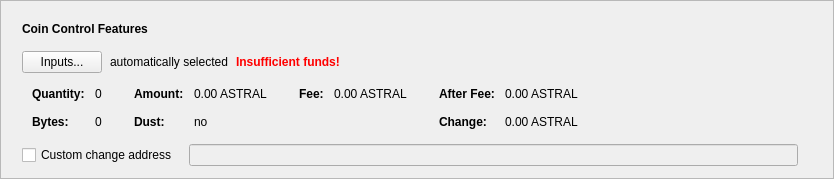
    <widget class="QFrame" name="frameCoinControl">
     <property name="frameShape">
      <enum>QFrame::StyledPanel</enum>
     </property>
     <property name="frameShadow">
      <enum>QFrame::Raised</enum>
     </property>
     <layout class="QVBoxLayout" name="verticalLayout_4">
      <item>
       <layout class="QVBoxLayout" name="verticalLayoutCoinControl" stretch="0,0,0,0,0">
        <property name="spacing">
         <number>0</number>
        </property>
        <property name="sizeConstraint">
         <enum>QLayout::SetDefaultConstraint</enum>
        </property>
        <property name="leftMargin">
         <number>10</number>
        </property>
        <property name="topMargin">
         <number>10</number>
        </property>
        <item>
         <layout class="QHBoxLayout" name="horizontalLayoutCoinControl1">
          <property name="bottomMargin">
           <number>15</number>
          </property>
          <item>
           <widget class="QLabel" name="labelCoinControlFeatures">
            <property name="sizePolicy">
             <sizepolicy hsizetype="Preferred" vsizetype="Maximum">
              <horstretch>0</horstretch>
              <verstretch>0</verstretch>
             </sizepolicy>
            </property>
            <property name="font">
             <font>
              <weight>75</weight>
              <bold>true</bold>
             </font>
            </property>
            <property name="styleSheet">
             <string notr="true">font-weight:bold;</string>
            </property>
            <property name="text">
             <string>Coin Control Features</string>
            </property>
           </widget>
          </item>
         </layout>
        </item>
        <item>
         <layout class="QHBoxLayout" name="horizontalLayoutCoinControl2" stretch="0,0,0,0">
          <property name="spacing">
           <number>8</number>
          </property>
          <property name="bottomMargin">
           <number>10</number>
          </property>
          <item>
           <widget class="QPushButton" name="pushButtonCoinControl">
            <property name="styleSheet">
             <string notr="true"/>
            </property>
            <property name="text">
             <string>Inputs...</string>
            </property>
            <property name="autoDefault">
             <bool>false</bool>
            </property>
           </widget>
          </item>
          <item>
           <widget class="QLabel" name="labelCoinControlAutomaticallySelected">
            <property name="text">
             <string>automatically selected</string>
            </property>
            <property name="margin">
             <number>5</number>
            </property>
           </widget>
          </item>
          <item>
           <widget class="QLabel" name="labelCoinControlInsuffFunds">
            <property name="font">
             <font>
              <weight>75</weight>
              <bold>true</bold>
             </font>
            </property>
            <property name="styleSheet">
             <string notr="true">color:red;font-weight:bold;</string>
            </property>
            <property name="text">
             <string>Insufficient funds!</string>
            </property>
            <property name="margin">
             <number>5</number>
            </property>
           </widget>
          </item>
          <item>
           <spacer name="horizontalSpacerCoinControl">
            <property name="orientation">
             <enum>Qt::Horizontal</enum>
            </property>
            <property name="sizeHint" stdset="0">
             <size>
              <width>40</width>
              <height>1</height>
             </size>
            </property>
           </spacer>
          </item>
         </layout>
        </item>
        <item>
         <widget class="QWidget" name="widgetCoinControl" native="true">
          <property name="sizePolicy">
           <sizepolicy hsizetype="Preferred" vsizetype="Preferred">
            <horstretch>0</horstretch>
            <verstretch>0</verstretch>
           </sizepolicy>
          </property>
          <property name="minimumSize">
           <size>
            <width>0</width>
            <height>0</height>
           </size>
          </property>
          <property name="styleSheet">
           <string notr="true"/>
          </property>
          <layout class="QHBoxLayout" name="horizontalLayoutCoinControl5">
           <property name="leftMargin">
            <number>0</number>
           </property>
           <property name="topMargin">
            <number>0</number>
           </property>
           <property name="rightMargin">
            <number>0</number>
           </property>
           <property name="bottomMargin">
            <number>0</number>
           </property>
           <item>
            <layout class="QHBoxLayout" name="horizontalLayoutCoinControl3" stretch="0,0,0,1">
             <property name="spacing">
              <number>20</number>
             </property>
             <property name="topMargin">
              <number>0</number>
             </property>
             <property name="bottomMargin">
              <number>10</number>
             </property>
             <item>
              <layout class="QFormLayout" name="formLayoutCoinControl1">
               <property name="horizontalSpacing">
                <number>10</number>
               </property>
               <property name="verticalSpacing">
                <number>14</number>
               </property>
               <property name="leftMargin">
                <number>10</number>
               </property>
               <property name="topMargin">
                <number>4</number>
               </property>
               <property name="rightMargin">
                <number>6</number>
               </property>
               <item row="0" column="0">
                <widget class="QLabel" name="labelCoinControlQuantityText">
                 <property name="font">
                  <font>
                   <weight>75</weight>
                   <bold>true</bold>
                  </font>
                 </property>
                 <property name="text">
                  <string>Quantity:</string>
                 </property>
                 <property name="margin">
                  <number>0</number>
                 </property>
                </widget>
               </item>
               <item row="0" column="1">
                <widget class="QLabel" name="labelCoinControlQuantity">
                 <property name="cursor">
                  <cursorShape>IBeamCursor</cursorShape>
                 </property>
                 <property name="contextMenuPolicy">
                  <enum>Qt::ActionsContextMenu</enum>
                 </property>
                 <property name="text">
                  <string notr="true">0</string>
                 </property>
                 <property name="margin">
                  <number>0</number>
                 </property>
                 <property name="textInteractionFlags">
                  <set>Qt::LinksAccessibleByMouse|Qt::TextSelectableByKeyboard|Qt::TextSelectableByMouse</set>
                 </property>
                </widget>
               </item>
               <item row="1" column="0">
                <widget class="QLabel" name="labelCoinControlBytesText">
                 <property name="font">
                  <font>
                   <weight>75</weight>
                   <bold>true</bold>
                  </font>
                 </property>
                 <property name="text">
                  <string>Bytes:</string>
                 </property>
                </widget>
               </item>
               <item row="1" column="1">
                <widget class="QLabel" name="labelCoinControlBytes">
                 <property name="cursor">
                  <cursorShape>IBeamCursor</cursorShape>
                 </property>
                 <property name="contextMenuPolicy">
                  <enum>Qt::ActionsContextMenu</enum>
                 </property>
                 <property name="text">
                  <string notr="true">0</string>
                 </property>
                 <property name="textInteractionFlags">
                  <set>Qt::LinksAccessibleByMouse|Qt::TextSelectableByKeyboard|Qt::TextSelectableByMouse</set>
                 </property>
                </widget>
               </item>
              </layout>
             </item>
             <item>
              <layout class="QFormLayout" name="formLayoutCoinControl2">
               <property name="horizontalSpacing">
                <number>10</number>
               </property>
               <property name="verticalSpacing">
                <number>14</number>
               </property>
               <property name="leftMargin">
                <number>6</number>
               </property>
               <property name="topMargin">
                <number>4</number>
               </property>
               <property name="rightMargin">
                <number>6</number>
               </property>
               <item row="0" column="0">
                <widget class="QLabel" name="labelCoinControlAmountText">
                 <property name="font">
                  <font>
                   <weight>75</weight>
                   <bold>true</bold>
                  </font>
                 </property>
                 <property name="text">
                  <string>Amount:</string>
                 </property>
                 <property name="margin">
                  <number>0</number>
                 </property>
                </widget>
               </item>
               <item row="0" column="1">
                <widget class="QLabel" name="labelCoinControlAmount">
                 <property name="cursor">
                  <cursorShape>IBeamCursor</cursorShape>
                 </property>
                 <property name="contextMenuPolicy">
                  <enum>Qt::ActionsContextMenu</enum>
                 </property>
                 <property name="text">
                  <string notr="true">0.00 ASTRAL</string>
                 </property>
                 <property name="textInteractionFlags">
                  <set>Qt::LinksAccessibleByMouse|Qt::TextSelectableByKeyboard|Qt::TextSelectableByMouse</set>
                 </property>
                </widget>
               </item>
               <item row="1" column="0">
                <widget class="QLabel" name="labelCoinControlLowOutputText">
                 <property name="font">
                  <font>
                   <weight>75</weight>
                   <bold>true</bold>
                  </font>
                 </property>
                 <property name="text">
                  <string>Dust:</string>
                 </property>
                </widget>
               </item>
               <item row="1" column="1">
                <widget class="QLabel" name="labelCoinControlLowOutput">
                 <property name="cursor">
                  <cursorShape>IBeamCursor</cursorShape>
                 </property>
                 <property name="contextMenuPolicy">
                  <enum>Qt::ActionsContextMenu</enum>
                 </property>
                 <property name="text">
                  <string notr="true">no</string>
                 </property>
                 <property name="textInteractionFlags">
                  <set>Qt::LinksAccessibleByMouse|Qt::TextSelectableByKeyboard|Qt::TextSelectableByMouse</set>
                 </property>
                </widget>
               </item>
              </layout>
             </item>
             <item>
              <layout class="QFormLayout" name="formLayoutCoinControl3">
               <property name="horizontalSpacing">
                <number>10</number>
               </property>
               <property name="verticalSpacing">
                <number>14</number>
               </property>
               <property name="leftMargin">
                <number>6</number>
               </property>
               <property name="topMargin">
                <number>4</number>
               </property>
               <property name="rightMargin">
                <number>6</number>
               </property>
               <item row="0" column="0">
                <widget class="QLabel" name="labelCoinControlFeeText">
                 <property name="font">
                  <font>
                   <weight>75</weight>
                   <bold>true</bold>
                  </font>
                 </property>
                 <property name="text">
                  <string>Fee:</string>
                 </property>
                 <property name="margin">
                  <number>0</number>
                 </property>
                </widget>
               </item>
               <item row="0" column="1">
                <widget class="QLabel" name="labelCoinControlFee">
                 <property name="cursor">
                  <cursorShape>IBeamCursor</cursorShape>
                 </property>
                 <property name="contextMenuPolicy">
                  <enum>Qt::ActionsContextMenu</enum>
                 </property>
                 <property name="text">
                  <string notr="true">0.00 ASTRAL</string>
                 </property>
                 <property name="textInteractionFlags">
                  <set>Qt::LinksAccessibleByMouse|Qt::TextSelectableByKeyboard|Qt::TextSelectableByMouse</set>
                 </property>
                </widget>
               </item>
              </layout>
             </item>
             <item>
              <layout class="QFormLayout" name="formLayoutCoinControl4">
               <property name="horizontalSpacing">
                <number>10</number>
               </property>
               <property name="verticalSpacing">
                <number>14</number>
               </property>
               <property name="leftMargin">
                <number>6</number>
               </property>
               <property name="topMargin">
                <number>4</number>
               </property>
               <property name="rightMargin">
                <number>6</number>
               </property>
               <item row="0" column="0">
                <widget class="QLabel" name="labelCoinControlAfterFeeText">
                 <property name="font">
                  <font>
                   <weight>75</weight>
                   <bold>true</bold>
                  </font>
                 </property>
                 <property name="text">
                  <string>After Fee:</string>
                 </property>
                 <property name="margin">
                  <number>0</number>
                 </property>
                </widget>
               </item>
               <item row="0" column="1">
                <widget class="QLabel" name="labelCoinControlAfterFee">
                 <property name="cursor">
                  <cursorShape>IBeamCursor</cursorShape>
                 </property>
                 <property name="contextMenuPolicy">
                  <enum>Qt::ActionsContextMenu</enum>
                 </property>
                 <property name="text">
                  <string notr="true">0.00 ASTRAL</string>
                 </property>
                 <property name="textInteractionFlags">
                  <set>Qt::LinksAccessibleByMouse|Qt::TextSelectableByKeyboard|Qt::TextSelectableByMouse</set>
                 </property>
                </widget>
               </item>
               <item row="1" column="0">
                <widget class="QLabel" name="labelCoinControlChangeText">
                 <property name="font">
                  <font>
                   <weight>75</weight>
                   <bold>true</bold>
                  </font>
                 </property>
                 <property name="text">
                  <string>Change:</string>
                 </property>
                </widget>
               </item>
               <item row="1" column="1">
                <widget class="QLabel" name="labelCoinControlChange">
                 <property name="cursor">
                  <cursorShape>IBeamCursor</cursorShape>
                 </property>
                 <property name="contextMenuPolicy">
                  <enum>Qt::ActionsContextMenu</enum>
                 </property>
                 <property name="text">
                  <string notr="true">0.00 ASTRAL</string>
                 </property>
                 <property name="textInteractionFlags">
                  <set>Qt::LinksAccessibleByMouse|Qt::TextSelectableByKeyboard|Qt::TextSelectableByMouse</set>
                 </property>
                </widget>
               </item>
              </layout>
             </item>
            </layout>
           </item>
          </layout>
         </widget>
        </item>
        <item>
         <layout class="QHBoxLayout" name="horizontalLayoutCoinControl4" stretch="0,0,0">
          <property name="spacing">
           <number>12</number>
          </property>
          <property name="sizeConstraint">
           <enum>QLayout::SetDefaultConstraint</enum>
          </property>
          <property name="topMargin">
           <number>5</number>
          </property>
          <property name="rightMargin">
           <number>5</number>
          </property>
          <item>
           <widget class="QCheckBox" name="checkBoxCoinControlChange">
            <property name="toolTip">
             <string>If this is activated, but the change address is empty or invalid, change will be sent to a newly generated address.</string>
            </property>
            <property name="text">
             <string>Custom change address</string>
            </property>
           </widget>
          </item>
          <item>
           <widget class="QValidatedLineEdit" name="lineEditCoinControlChange">
            <property name="enabled">
             <bool>false</bool>
            </property>
            <property name="sizePolicy">
             <sizepolicy hsizetype="Expanding" vsizetype="Fixed">
              <horstretch>0</horstretch>
              <verstretch>0</verstretch>
             </sizepolicy>
            </property>
           </widget>
          </item>
          <item>
           <widget class="QLabel" name="labelCoinControlChangeLabel">
            <property name="sizePolicy">
             <sizepolicy hsizetype="Preferred" vsizetype="Expanding">
              <horstretch>0</horstretch>
              <verstretch>0</verstretch>
             </sizepolicy>
            </property>
            <property name="minimumSize">
             <size>
              <width>0</width>
              <height>0</height>
             </size>
            </property>
            <property name="text">
             <string/>
            </property>
            <property name="margin">
             <number>3</number>
            </property>
           </widget>
          </item>
         </layout>
        </item>
        <item>
         <spacer name="verticalSpacerCoinControl">
          <property name="orientation">
           <enum>Qt::Vertical</enum>
          </property>
          <property name="sizeType">
           <enum>QSizePolicy::Expanding</enum>
          </property>
          <property name="sizeHint" stdset="0">
           <size>
            <width>800</width>
            <height>1</height>
           </size>
          </property>
         </spacer>
        </item>
       </layout>
      </item>
     </layout>
    </widget>
